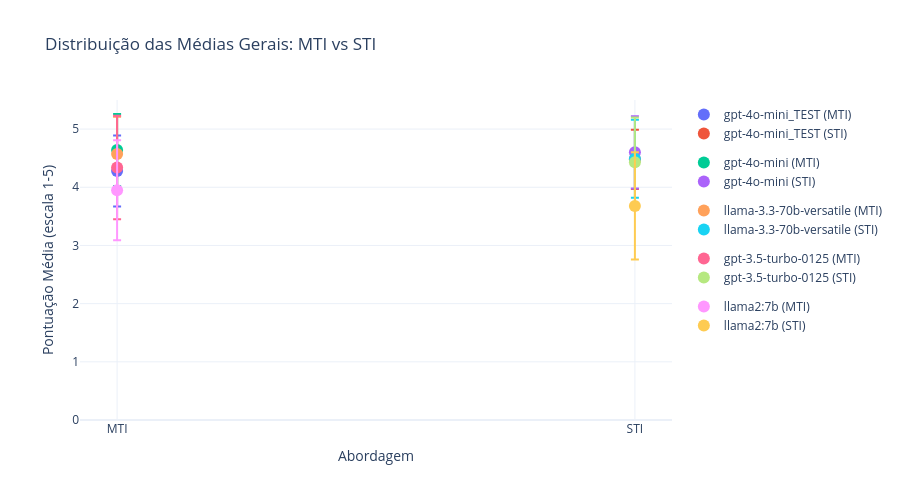

Notebook code cell kept with this figure:
### Code cell
# Gráfico de pontos com barras de erro - Média Geral
fig = go.Figure()

for model in df_overall["model"].unique():
    df_model = df_overall[df_overall["model"] == model]
    
    # MTI primeiro
    df_mti_model = df_model[df_model["approach"] == "MTI"]
    if not df_mti_model.empty:
        fig.add_trace(go.Scatter(
            x=["MTI"],
            y=df_mti_model["mean"],
            error_y=dict(type='data', array=df_mti_model["std"]),
            mode='markers',
            marker=dict(size=12),
            name=f"{model} (MTI)",
            legendgroup=model,
        ))
    
    # STI depois
    df_sti_model = df_model[df_model["approach"] == "STI"]
    if not df_sti_model.empty:
        fig.add_trace(go.Scatter(
            x=["STI"],
            y=df_sti_model["mean"],
            error_y=dict(type='data', array=df_sti_model["std"]),
            mode='markers',
            marker=dict(size=12),
            name=f"{model} (STI)",
            legendgroup=model,
        ))

fig.update_layout(
    title="Distribuição das Médias Gerais: MTI vs STI",
    xaxis_title="Abordagem",
    yaxis_title="Pontuação Média (escala 1-5)",
    height=500,
    yaxis=dict(range=[0, 5.5]),
    template="plotly_white"
)

fig.show()

### Figure 1 — Plotly figure (JSON) as saved in the notebook; plotly's stock layout.template omitted (floating-point values rounded to 4 significant figures)
{"data": [{"error_y": {"array": [0.61], "type": "data"}, "legendgroup": "gpt-4o-mini_TEST", "marker": {"size": 12}, "mode": "markers", "name": "gpt-4o-mini_TEST (MTI)", "type": "scatter", "x": ["MTI"], "y": [4.28]}, {"error_y": {"array": [0.51], "type": "data"}, "legendgroup": "gpt-4o-mini_TEST", "marker": {"size": 12}, "mode": "markers", "name": "gpt-4o-mini_TEST (STI)", "type": "scatter", "x": ["STI"], "y": [4.48]}, {"error_y": {"array": [0.62], "type": "data"}, "legendgroup": "gpt-4o-mini", "marker": {"size": 12}, "mode": "markers", "name": "gpt-4o-mini (MTI)", "type": "scatter", "x": ["MTI"], "y": [4.64]}, {"error_y": {"array": [0.62], "type": "data"}, "legendgroup": "gpt-4o-mini", "marker": {"size": 12}, "mode": "markers", "name": "gpt-4o-mini (STI)", "type": "scatter", "x": ["STI"], "y": [4.6]}, {"error_y": {"array": [0.64], "type": "data"}, "legendgroup": "llama-3.3-70b-versatile", "marker": {"size": 12}, "mode": "markers", "name": "llama-3.3-70b-versatile (MTI)", "type": "scatter", "x": ["MTI"], "y": [4.57]}, {"error_y": {"array": [0.67], "type": "data"}, "legendgroup": "llama-3.3-70b-versatile", "marker": {"size": 12}, "mode": "markers", "name": "llama-3.3-70b-versatile (STI)", "type": "scatter", "x": ["STI"], "y": [4.49]}, {"error_y": {"array": [0.89], "type": "data"}, "legendgroup": "gpt-3.5-turbo-0125", "marker": {"size": 12}, "mode": "markers", "name": "gpt-3.5-turbo-0125 (MTI)", "type": "scatter", "x": ["MTI"], "y": [4.34]}, {"error_y": {"array": [0.77], "type": "data"}, "legendgroup": "gpt-3.5-turbo-0125", "marker": {"size": 12}, "mode": "markers", "name": "gpt-3.5-turbo-0125 (STI)", "type": "scatter", "x": ["STI"], "y": [4.43]}, {"error_y": {"array": [0.86], "type": "data"}, "legendgroup": "llama2:7b", "marker": {"size": 12}, "mode": "markers", "name": "llama2:7b (MTI)", "type": "scatter", "x": ["MTI"], "y": [3.95]}, {"error_y": {"array": [0.92], "type": "data"}, "legendgroup": "llama2:7b", "marker": {"size": 12}, "mode": "markers", "name": "llama2:7b (STI)", "type": "scatter", "x": ["STI"], "y": [3.68]}], "layout": {"height": 500, "title": {"text": "Distribuição das Médias Gerais: MTI vs STI"}, "xaxis": {"title": {"text": "Abordagem"}}, "yaxis": {"range": [0, 5.5], "title": {"text": "Pontuação Média (escala 1-5)"}}}}
